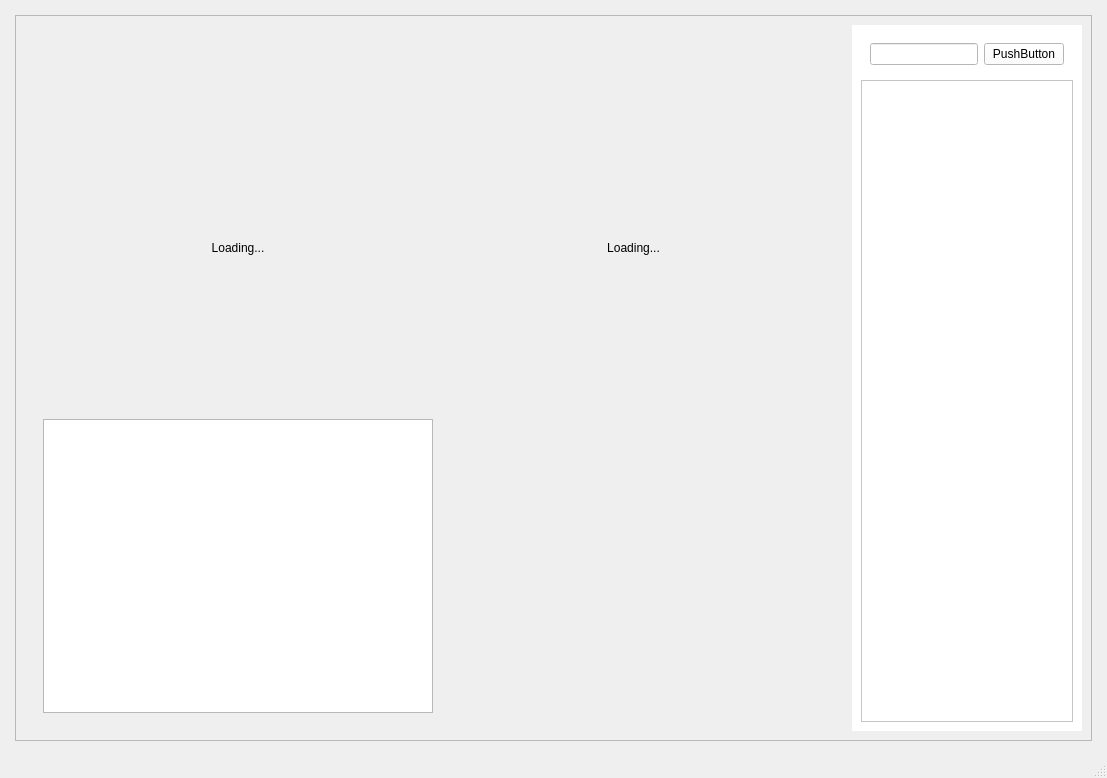
<?xml version="1.0" encoding="UTF-8"?>
<ui version="4.0">
 <class>ConveyorWindow</class>
 <widget class="QMainWindow" name="ConveyorWindow">
  <property name="geometry">
   <rect>
    <x>0</x>
    <y>0</y>
    <width>1107</width>
    <height>778</height>
   </rect>
  </property>
  <property name="windowTitle">
   <string>MainWindow</string>
  </property>
  <property name="styleSheet">
   <string notr="true"/>
  </property>
  <widget class="QWidget" name="centralwidget">
   <layout class="QVBoxLayout" name="verticalLayout">
    <property name="leftMargin">
     <number>15</number>
    </property>
    <property name="topMargin">
     <number>15</number>
    </property>
    <property name="rightMargin">
     <number>15</number>
    </property>
    <property name="bottomMargin">
     <number>15</number>
    </property>
    <item>
     <widget class="QFrame" name="frame">
      <property name="frameShape">
       <enum>QFrame::Shape::StyledPanel</enum>
      </property>
      <property name="frameShadow">
       <enum>QFrame::Shadow::Raised</enum>
      </property>
      <layout class="QHBoxLayout" name="horizontalLayout_4">
       <item>
        <widget class="QWidget" name="widget" native="true">
         <layout class="QVBoxLayout" name="verticalLayout_3">
          <item>
           <layout class="QVBoxLayout" name="verticalLayout_2">
            <item>
             <widget class="QWidget" name="topBannerWidget" native="true">
              <property name="sizePolicy">
               <sizepolicy hsizetype="Preferred" vsizetype="Fixed">
                <horstretch>0</horstretch>
                <verstretch>0</verstretch>
               </sizepolicy>
              </property>
              <layout class="QHBoxLayout" name="horizontalLayout">
               <item>
                <widget class="QLabel" name="labelEvent">
                 <property name="sizePolicy">
                  <sizepolicy hsizetype="Expanding" vsizetype="Expanding">
                   <horstretch>0</horstretch>
                   <verstretch>0</verstretch>
                  </sizepolicy>
                 </property>
                 <property name="text">
                  <string>&lt;html&gt;&lt;head/&gt;&lt;body&gt;&lt;p&gt;&lt;br/&gt;&lt;/p&gt;&lt;/body&gt;&lt;/html&gt;</string>
                 </property>
                 <property name="textFormat">
                  <enum>Qt::TextFormat::RichText</enum>
                 </property>
                </widget>
               </item>
              </layout>
             </widget>
            </item>
            <item>
             <widget class="QWidget" name="errorMessageContainer" native="true"/>
            </item>
            <item>
             <widget class="QWidget" name="cameraSectionWidget" native="true">
              <layout class="QHBoxLayout" name="horizontalLayout_2">
               <item>
                <widget class="QLabel" name="labelCamRPi">
                 <property name="sizePolicy">
                  <sizepolicy hsizetype="Expanding" vsizetype="Expanding">
                   <horstretch>0</horstretch>
                   <verstretch>0</verstretch>
                  </sizepolicy>
                 </property>
                 <property name="text">
                  <string>Loading...</string>
                 </property>
                 <property name="alignment">
                  <set>Qt::AlignmentFlag::AlignCenter</set>
                 </property>
                </widget>
               </item>
               <item>
                <widget class="QLabel" name="labelCamHW">
                 <property name="sizePolicy">
                  <sizepolicy hsizetype="Expanding" vsizetype="Expanding">
                   <horstretch>0</horstretch>
                   <verstretch>0</verstretch>
                  </sizepolicy>
                 </property>
                 <property name="text">
                  <string>Loading...</string>
                 </property>
                 <property name="alignment">
                  <set>Qt::AlignmentFlag::AlignCenter</set>
                 </property>
                </widget>
               </item>
              </layout>
             </widget>
            </item>
            <item>
             <widget class="QWidget" name="bottomSectionWidget" native="true">
              <layout class="QHBoxLayout" name="horizontalLayout_3">
               <item>
                <widget class="QTextEdit" name="textLog"/>
               </item>
               <item>
                <widget class="QWidget" name="groupControl" native="true">
                 <property name="sizePolicy">
                  <sizepolicy hsizetype="Expanding" vsizetype="Expanding">
                   <horstretch>0</horstretch>
                   <verstretch>0</verstretch>
                  </sizepolicy>
                 </property>
                </widget>
               </item>
              </layout>
             </widget>
            </item>
           </layout>
          </item>
         </layout>
        </widget>
       </item>
       <item>
        <widget class="QWidget" name="widget_6" native="true">
         <property name="sizePolicy">
          <sizepolicy hsizetype="Fixed" vsizetype="Preferred">
           <horstretch>0</horstretch>
           <verstretch>0</verstretch>
          </sizepolicy>
         </property>
         <property name="styleSheet">
          <string notr="true">background-color: white;</string>
         </property>
         <layout class="QVBoxLayout" name="verticalLayout_4">
          <item>
           <widget class="QWidget" name="widget_7" native="true">
            <layout class="QHBoxLayout" name="horizontalLayout_9">
             <item>
              <widget class="QLineEdit" name="lineEdit"/>
             </item>
             <item>
              <widget class="QPushButton" name="pushButton">
               <property name="text">
                <string>PushButton</string>
               </property>
              </widget>
             </item>
            </layout>
           </widget>
          </item>
          <item>
           <widget class="QScrollArea" name="scrollArea">
            <property name="widgetResizable">
             <bool>true</bool>
            </property>
            <widget class="QWidget" name="scrollAreaWidgetContents_2">
             <property name="geometry">
              <rect>
               <x>0</x>
               <y>0</y>
               <width>270</width>
               <height>591</height>
              </rect>
             </property>
            </widget>
           </widget>
          </item>
         </layout>
        </widget>
       </item>
      </layout>
     </widget>
    </item>
   </layout>
  </widget>
  <widget class="QMenuBar" name="menubar">
   <property name="geometry">
    <rect>
     <x>0</x>
     <y>0</y>
     <width>1107</width>
     <height>26</height>
    </rect>
   </property>
  </widget>
  <widget class="QStatusBar" name="statusbar"/>
 </widget>
 <resources/>
 <connections/>
</ui>
